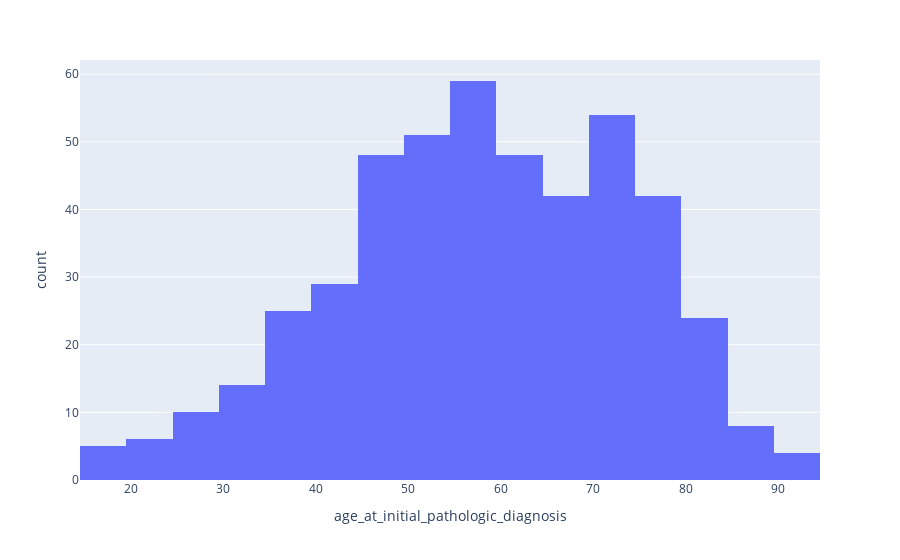

Notebook code cell kept with this figure:
### Markdown cell above
## Age of diagnosis 

Nous allons maintenant tracer la distribution de l'âge lorsque la pathologie a été diagnostiquée pour la première fois (voir la colonne "age_at_initial_pathologic_diagnosis")

### Code cell
fig = px.histogram(df, x="age_at_initial_pathologic_diagnosis")
fig.show()

### Figure 1 — Plotly figure (JSON) as saved in the notebook; plotly's stock layout.template omitted (floating-point values rounded to 4 significant figures; data arrays with more than 128 entries replaced by an {"elided": "..."} marker saying what was removed)
{"data": [{"alignmentgroup": "True", "bingroup": "x", "hovertemplate": "age_at_initial_pathologic_diagnosis=%{x}<br>count=%{y}<extra></extra>", "legendgroup": "", "marker": {"color": "#636efa", "pattern": {"shape": ""}}, "name": "", "offsetgroup": "", "orientation": "v", "showlegend": false, "type": "histogram", "x": {"elided": "477 int values"}, "xaxis": "x", "yaxis": "y"}], "layout": {"autosize": true, "barmode": "relative", "legend": {"tracegroupgap": 0}, "margin": {"t": 60}, "xaxis": {"anchor": "y", "autorange": true, "domain": [0, 1], "range": [14.5, 94.5], "title": {"text": "age_at_initial_pathologic_diagnosis"}, "type": "linear"}, "yaxis": {"anchor": "x", "autorange": true, "domain": [0, 1], "range": [0, 62.11], "title": {"text": "count"}}}}
